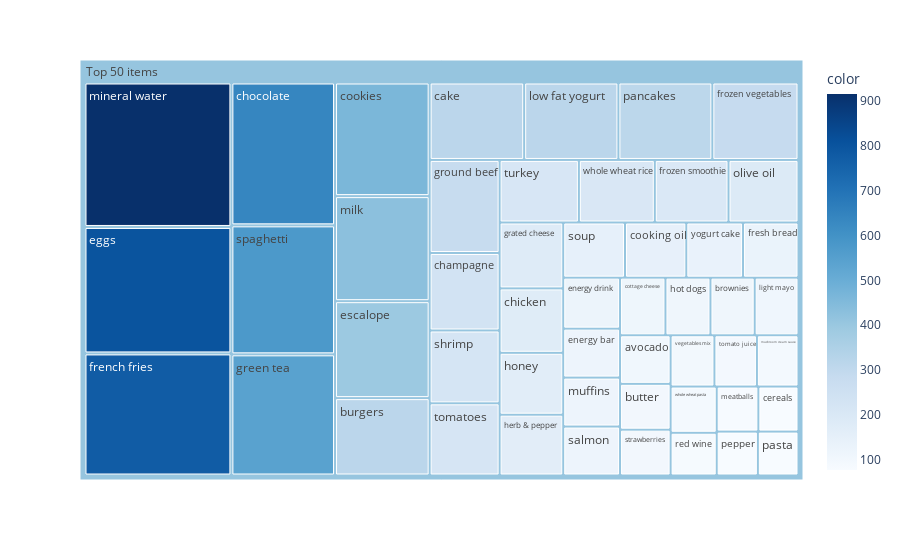

The notebook cell this image was saved under:
### Code cell
import plotly.express as px

# to have a same origin
df_table["all"] = "Top 50 items" 

# creating tree map using plotly
fig = px.treemap(df_table.head(50), path=['all', "items"], values='incident_count',
                  color=df_table["incident_count"].head(50), hover_data=['items'],
                  color_continuous_scale='Blues',
                )
# ploting the treemap
fig.show()

### Figure 1 — Plotly figure (JSON) as saved in the notebook; plotly's stock layout.template omitted (floating-point values rounded to 4 significant figures)
{"data": [{"branchvalues": "total", "customdata": [["avocado", 106], ["brownies", 110], ["burgers", 316], ["butter", 100], ["cake", 316], ["cereals", 78], ["champagne", 234], ["chicken", 177], ["chocolate", 639], ["cookies", 464], ["cooking oil", 146], ["cottage cheese", 113], ["eggs", 802], ["energy bar", 120], ["energy drink", 125], ["escalope", 396], ["french fries", 774], ["fresh bread", 132], ["frozen smoothie", 199], ["frozen vegetables", 288], ["grated cheese", 181], ["green tea", 542], ["ground beef", 281], ["herb & pepper", 167], ["honey", 170], ["hot dogs", 112], ["light mayo", 109], ["low fat yogurt", 315], ["meatballs", 81], ["milk", 429], ["mineral water", 916], ["muffins", 120], ["mushroom cream sauce", 92], ["olive oil", 189], ["pancakes", 314], ["pasta", 77], ["pepper", 78], ["red wine", 85], ["salmon", 120], ["shrimp", 220], ["soup", 147], ["spaghetti", 577], ["strawberries", 100], ["tomato juice", 94], ["tomatoes", 218], ["turkey", 214], ["vegetables mix", 97], ["whole wheat pasta", 92], ["whole wheat rice", 205], ["yogurt cake", 135], ["(?)", 408.8]], "domain": {"x": [0, 1], "y": [0, 1]}, "hovertemplate": "labels=%{label}<br>incident_count=%{value}<br>parent=%{parent}<br>id=%{id}<br>items=%{customdata[0]}<br>color=%{color}<extra></extra>", "ids": ["Top 50 items/avocado", "Top 50 items/brownies", "Top 50 items/burgers", "Top 50 items/butter", "Top 50 items/cake", "Top 50 items/cereals", "Top 50 items/champagne", "Top 50 items/chicken", "Top 50 items/chocolate", "Top 50 items/cookies", "Top 50 items/cooking oil", "Top 50 items/cottage cheese", "Top 50 items/eggs", "Top 50 items/energy bar", "Top 50 items/energy drink", "Top 50 items/escalope", "Top 50 items/french fries", "Top 50 items/fresh bread", "Top 50 items/frozen smoothie", "Top 50 items/frozen vegetables", "Top 50 items/grated cheese", "Top 50 items/green tea", "Top 50 items/ground beef", "Top 50 items/herb & pepper", "Top 50 items/honey", "Top 50 items/hot dogs", "Top 50 items/light mayo", "Top 50 items/low fat yogurt", "Top 50 items/meatballs", "Top 50 items/milk", "Top 50 items/mineral water", "Top 50 items/muffins", "Top 50 items/mushroom cream sauce", "Top 50 items/olive oil", "Top 50 items/pancakes", "Top 50 items/pasta", "Top 50 items/pepper", "Top 50 items/red wine", "Top 50 items/salmon", "Top 50 items/shrimp", "Top 50 items/soup", "Top 50 items/spaghetti", "Top 50 items/strawberries", "Top 50 items/tomato juice", "Top 50 items/tomatoes", "Top 50 items/turkey", "Top 50 items/vegetables mix", "Top 50 items/whole wheat pasta", "Top 50 items/whole wheat rice", "Top 50 items/yogurt cake", "Top 50 items"], "labels": ["avocado", "brownies", "burgers", "butter", "cake", "cereals", "champagne", "chicken", "chocolate", "cookies", "cooking oil", "cottage cheese", "eggs", "energy bar", "energy drink", "escalope", "french fries", "fresh bread", "frozen smoothie", "frozen vegetables", "grated cheese", "green tea", "ground beef", "herb & pepper", "honey", "hot dogs", "light mayo", "low fat yogurt", "meatballs", "milk", "mineral water", "muffins", "mushroom cream sauce", "olive oil", "pancakes", "pasta", "pepper", "red wine", "salmon", "shrimp", "soup", "spaghetti", "strawberries", "tomato juice", "tomatoes", "turkey", "vegetables mix", "whole wheat pasta", "whole wheat rice", "yogurt cake", "Top 50 items"], "marker": {"coloraxis": "coloraxis", "colors": [106, 110, 316, 100, 316, 78, 234, 177, 639, 464, 146, 113, 802, 120, 125, 396, 774, 132, 199, 288, 181, 542, 281, 167, 170, 112, 109, 315, 81, 429, 916, 120, 92, 189, 314, 77, 78, 85, 120, 220, 147, 577, 100, 94, 218, 214, 97, 92, 205, 135, 408.8]}, "name": "", "parents": ["Top 50 items", "Top 50 items", "Top 50 items", "Top 50 items", "Top 50 items", "Top 50 items", "Top 50 items", "Top 50 items", "Top 50 items", "Top 50 items", "Top 50 items", "Top 50 items", "Top 50 items", "Top 50 items", "Top 50 items", "Top 50 items", "Top 50 items", "Top 50 items", "Top 50 items", "Top 50 items", "Top 50 items", "Top 50 items", "Top 50 items", "Top 50 items", "Top 50 items", "Top 50 items", "Top 50 items", "Top 50 items", "Top 50 items", "Top 50 items", "Top 50 items", "Top 50 items", "Top 50 items", "Top 50 items", "Top 50 items", "Top 50 items", "Top 50 items", "Top 50 items", "Top 50 items", "Top 50 items", "Top 50 items", "Top 50 items", "Top 50 items", "Top 50 items", "Top 50 items", "Top 50 items", "Top 50 items", "Top 50 items", "Top 50 items", "Top 50 items", ""], "type": "treemap", "values": [106, 110, 316, 100, 316, 78, 234, 177, 639, 464, 146, 113, 802, 120, 125, 396, 774, 132, 199, 288, 181, 542, 281, 167, 170, 112, 109, 315, 81, 429, 916, 120, 92, 189, 314, 77, 78, 85, 120, 220, 147, 577, 100, 94, 218, 214, 97, 92, 205, 135, 12112]}], "layout": {"coloraxis": {"colorbar": {"title": {"text": "color"}}, "colorscale": [[0, "rgb(247,251,255)"], [0.125, "rgb(222,235,247)"], [0.25, "rgb(198,219,239)"], [0.375, "rgb(158,202,225)"], [0.5, "rgb(107,174,214)"], [0.625, "rgb(66,146,198)"], [0.75, "rgb(33,113,181)"], [0.875, "rgb(8,81,156)"], [1, "rgb(8,48,107)"]]}, "legend": {"tracegroupgap": 0}, "margin": {"t": 60}}}
